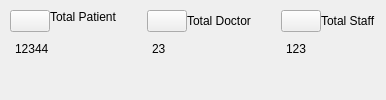
                <widget class="QWidget" name="Column1" native="true">
                 <property name="sizePolicy">
                  <sizepolicy hsizetype="Expanding" vsizetype="Preferred">
                   <horstretch>0</horstretch>
                   <verstretch>0</verstretch>
                  </sizepolicy>
                 </property>
                 <property name="maximumSize">
                  <size>
                   <width>16777215</width>
                   <height>16777215</height>
                  </size>
                 </property>
                 <layout class="QHBoxLayout" name="horizontalLayout_9">
                  <property name="spacing">
                   <number>10</number>
                  </property>
                  <property name="leftMargin">
                   <number>0</number>
                  </property>
                  <property name="topMargin">
                   <number>0</number>
                  </property>
                  <property name="rightMargin">
                   <number>0</number>
                  </property>
                  <property name="bottomMargin">
                   <number>0</number>
                  </property>
                  <item alignment="Qt::AlignTop">
                   <widget class="QWidget" name="TotalPatientCon" native="true">
                    <property name="sizePolicy">
                     <sizepolicy hsizetype="Expanding" vsizetype="Maximum">
                      <horstretch>0</horstretch>
                      <verstretch>0</verstretch>
                     </sizepolicy>
                    </property>
                    <layout class="QVBoxLayout" name="verticalLayout_9">
                     <property name="spacing">
                      <number>0</number>
                     </property>
                     <property name="leftMargin">
                      <number>10</number>
                     </property>
                     <property name="topMargin">
                      <number>10</number>
                     </property>
                     <property name="rightMargin">
                      <number>10</number>
                     </property>
                     <property name="bottomMargin">
                      <number>15</number>
                     </property>
                     <item>
                      <widget class="QWidget" name="widget_3" native="true">
                       <layout class="QHBoxLayout" name="horizontalLayout">
                        <property name="spacing">
                         <number>0</number>
                        </property>
                        <property name="leftMargin">
                         <number>0</number>
                        </property>
                        <property name="topMargin">
                         <number>0</number>
                        </property>
                        <property name="rightMargin">
                         <number>0</number>
                        </property>
                        <property name="bottomMargin">
                         <number>0</number>
                        </property>
                        <item alignment="Qt::AlignLeft">
                         <widget class="QPushButton" name="DashboardButton_3">
                          <property name="toolTip">
                           <string>View Main Dashboard</string>
                          </property>
                          <property name="styleSheet">
                           <string notr="true"/>
                          </property>
                          <property name="text">
                           <string/>
                          </property>
                          <property name="icon">
                           <iconset>
                            <normaloff>:/lucide/icons/file-user.svg</normaloff>:/lucide/icons/file-user.svg</iconset>
                          </property>
                          <property name="iconSize">
                           <size>
                            <width>35</width>
                            <height>35</height>
                           </size>
                          </property>
                         </widget>
                        </item>
                        <item>
                         <widget class="QLabel" name="TPHeader">
                          <property name="sizePolicy">
                           <sizepolicy hsizetype="Expanding" vsizetype="Preferred">
                            <horstretch>0</horstretch>
                            <verstretch>0</verstretch>
                           </sizepolicy>
                          </property>
                          <property name="text">
                           <string>Total Patient</string>
                          </property>
                          <property name="alignment">
                           <set>Qt::AlignLeading</set>
                          </property>
                          <property name="wordWrap">
                           <bool>true</bool>
                          </property>
                         </widget>
                        </item>
                       </layout>
                      </widget>
                     </item>
                     <item>
                      <widget class="QWidget" name="TPValue" native="true">
                       <layout class="QHBoxLayout" name="horizontalLayout_2">
                        <property name="spacing">
                         <number>0</number>
                        </property>
                        <property name="leftMargin">
                         <number>5</number>
                        </property>
                        <property name="topMargin">
                         <number>10</number>
                        </property>
                        <property name="rightMargin">
                         <number>0</number>
                        </property>
                        <property name="bottomMargin">
                         <number>0</number>
                        </property>
                        <item>
                         <widget class="QLabel" name="TotalPatient">
                          <property name="sizePolicy">
                           <sizepolicy hsizetype="Expanding" vsizetype="Preferred">
                            <horstretch>0</horstretch>
                            <verstretch>0</verstretch>
                           </sizepolicy>
                          </property>
                          <property name="text">
                           <string>12344</string>
                          </property>
                          <property name="alignment">
                           <set>Qt::AlignLeading</set>
                          </property>
                         </widget>
                        </item>
                       </layout>
                      </widget>
                     </item>
                     <item alignment="Qt::AlignTop">
                      <widget class="QWidget" name="TPSub" native="true">
                       <property name="sizePolicy">
                        <sizepolicy hsizetype="Minimum" vsizetype="Preferred">
                         <horstretch>0</horstretch>
                         <verstretch>0</verstretch>
                        </sizepolicy>
                       </property>
                       <layout class="QHBoxLayout" name="horizontalLayout_6">
                        <property name="spacing">
                         <number>0</number>
                        </property>
                        <property name="leftMargin">
                         <number>5</number>
                        </property>
                        <property name="topMargin">
                         <number>0</number>
                        </property>
                        <property name="rightMargin">
                         <number>0</number>
                        </property>
                        <property name="bottomMargin">
                         <number>0</number>
                        </property>
                       </layout>
                      </widget>
                     </item>
                    </layout>
                   </widget>
                  </item>
                  <item alignment="Qt::AlignTop">
                   <widget class="QWidget" name="TotalDoctorCon" native="true">
                    <property name="sizePolicy">
                     <sizepolicy hsizetype="Expanding" vsizetype="Maximum">
                      <horstretch>0</horstretch>
                      <verstretch>0</verstretch>
                     </sizepolicy>
                    </property>
                    <layout class="QVBoxLayout" name="verticalLayout_10">
                     <property name="spacing">
                      <number>0</number>
                     </property>
                     <property name="leftMargin">
                      <number>10</number>
                     </property>
                     <property name="topMargin">
                      <number>10</number>
                     </property>
                     <property name="rightMargin">
                      <number>10</number>
                     </property>
                     <property name="bottomMargin">
                      <number>15</number>
                     </property>
                     <item>
                      <widget class="QWidget" name="widget" native="true">
                       <layout class="QHBoxLayout" name="horizontalLayout_11">
                        <property name="spacing">
                         <number>0</number>
                        </property>
                        <property name="leftMargin">
                         <number>0</number>
                        </property>
                        <property name="topMargin">
                         <number>0</number>
                        </property>
                        <property name="rightMargin">
                         <number>0</number>
                        </property>
                        <property name="bottomMargin">
                         <number>0</number>
                        </property>
                        <item alignment="Qt::AlignLeft">
                         <widget class="QPushButton" name="DashboardButton_4">
                          <property name="toolTip">
                           <string>View Main Dashboard</string>
                          </property>
                          <property name="styleSheet">
                           <string notr="true"/>
                          </property>
                          <property name="text">
                           <string/>
                          </property>
                          <property name="icon">
                           <iconset>
                            <normaloff>:/lucide/icons/file-user.svg</normaloff>:/lucide/icons/file-user.svg</iconset>
                          </property>
                          <property name="iconSize">
                           <size>
                            <width>35</width>
                            <height>35</height>
                           </size>
                          </property>
                         </widget>
                        </item>
                        <item alignment="Qt::AlignVCenter">
                         <widget class="QLabel" name="TDHeader">
                          <property name="sizePolicy">
                           <sizepolicy hsizetype="Expanding" vsizetype="Expanding">
                            <horstretch>0</horstretch>
                            <verstretch>0</verstretch>
                           </sizepolicy>
                          </property>
                          <property name="text">
                           <string>Total Doctor</string>
                          </property>
                          <property name="alignment">
                           <set>Qt::AlignLeading</set>
                          </property>
                          <property name="wordWrap">
                           <bool>true</bool>
                          </property>
                         </widget>
                        </item>
                       </layout>
                      </widget>
                     </item>
                     <item>
                      <widget class="QWidget" name="TDValue" native="true">
                       <layout class="QHBoxLayout" name="horizontalLayout_8">
                        <property name="spacing">
                         <number>0</number>
                        </property>
                        <property name="leftMargin">
                         <number>5</number>
                        </property>
                        <property name="topMargin">
                         <number>10</number>
                        </property>
                        <property name="rightMargin">
                         <number>0</number>
                        </property>
                        <property name="bottomMargin">
                         <number>0</number>
                        </property>
                        <item>
                         <widget class="QLabel" name="TotalDoctor">
                          <property name="sizePolicy">
                           <sizepolicy hsizetype="Expanding" vsizetype="Preferred">
                            <horstretch>0</horstretch>
                            <verstretch>0</verstretch>
                           </sizepolicy>
                          </property>
                          <property name="text">
                           <string>23</string>
                          </property>
                          <property name="alignment">
                           <set>Qt::AlignLeading</set>
                          </property>
                         </widget>
                        </item>
                       </layout>
                      </widget>
                     </item>
                     <item alignment="Qt::AlignTop">
                      <widget class="QWidget" name="TDSub" native="true">
                       <property name="sizePolicy">
                        <sizepolicy hsizetype="Minimum" vsizetype="Preferred">
                         <horstretch>0</horstretch>
                         <verstretch>0</verstretch>
                        </sizepolicy>
                       </property>
                       <layout class="QHBoxLayout" name="horizontalLayout_10">
                        <property name="spacing">
                         <number>0</number>
                        </property>
                        <property name="leftMargin">
                         <number>5</number>
                        </property>
                        <property name="topMargin">
                         <number>0</number>
                        </property>
                        <property name="rightMargin">
                         <number>0</number>
                        </property>
                        <property name="bottomMargin">
                         <number>0</number>
                        </property>
                       </layout>
                      </widget>
                     </item>
                    </layout>
                   </widget>
                  </item>
                  <item alignment="Qt::AlignTop">
                   <widget class="QWidget" name="TotalStaffCon" native="true">
                    <property name="sizePolicy">
                     <sizepolicy hsizetype="Expanding" vsizetype="Maximum">
                      <horstretch>0</horstretch>
                      <verstretch>0</verstretch>
                     </sizepolicy>
                    </property>
                    <layout class="QVBoxLayout" name="verticalLayout_11">
                     <property name="spacing">
                      <number>0</number>
                     </property>
                     <property name="leftMargin">
                      <number>10</number>
                     </property>
                     <property name="topMargin">
                      <number>10</number>
                     </property>
                     <property name="rightMargin">
                      <number>10</number>
                     </property>
                     <property name="bottomMargin">
                      <number>15</number>
                     </property>
                     <item>
                      <widget class="QWidget" name="widget_2" native="true">
                       <layout class="QHBoxLayout" name="horizontalLayout_14">
                        <property name="spacing">
                         <number>0</number>
                        </property>
                        <property name="leftMargin">
                         <number>0</number>
                        </property>
                        <property name="topMargin">
                         <number>0</number>
                        </property>
                        <property name="rightMargin">
                         <number>0</number>
                        </property>
                        <property name="bottomMargin">
                         <number>0</number>
                        </property>
                        <item alignment="Qt::AlignLeft">
                         <widget class="QPushButton" name="DashboardButton_5">
                          <property name="toolTip">
                           <string>View Main Dashboard</string>
                          </property>
                          <property name="styleSheet">
                           <string notr="true"/>
                          </property>
                          <property name="text">
                           <string/>
                          </property>
                          <property name="icon">
                           <iconset>
                            <normaloff>:/lucide/icons/file-user.svg</normaloff>:/lucide/icons/file-user.svg</iconset>
                          </property>
                          <property name="iconSize">
                           <size>
                            <width>35</width>
                            <height>35</height>
                           </size>
                          </property>
                         </widget>
                        </item>
                        <item alignment="Qt::AlignVCenter">
                         <widget class="QLabel" name="TSHeader">
                          <property name="sizePolicy">
                           <sizepolicy hsizetype="Expanding" vsizetype="Expanding">
                            <horstretch>0</horstretch>
                            <verstretch>0</verstretch>
                           </sizepolicy>
                          </property>
                          <property name="lineWidth">
                           <number>1</number>
                          </property>
                          <property name="text">
                           <string>Total Staff</string>
                          </property>
                          <property name="scaledContents">
                           <bool>false</bool>
                          </property>
                          <property name="alignment">
                           <set>Qt::AlignLeading</set>
                          </property>
                          <property name="wordWrap">
                           <bool>true</bool>
                          </property>
                         </widget>
                        </item>
                       </layout>
                      </widget>
                     </item>
                     <item>
                      <widget class="QWidget" name="TSValue" native="true">
                       <layout class="QHBoxLayout" name="horizontalLayout_12">
                        <property name="spacing">
                         <number>0</number>
                        </property>
                        <property name="leftMargin">
                         <number>5</number>
                        </property>
                        <property name="topMargin">
                         <number>10</number>
                        </property>
                        <property name="rightMargin">
                         <number>0</number>
                        </property>
                        <property name="bottomMargin">
                         <number>0</number>
                        </property>
                        <item>
                         <widget class="QLabel" name="TotalStaff">
                          <property name="sizePolicy">
                           <sizepolicy hsizetype="Expanding" vsizetype="Preferred">
                            <horstretch>0</horstretch>
                            <verstretch>0</verstretch>
                           </sizepolicy>
                          </property>
                          <property name="text">
                           <string>123</string>
                          </property>
                          <property name="alignment">
                           <set>Qt::AlignLeading</set>
                          </property>
                         </widget>
                        </item>
                       </layout>
                      </widget>
                     </item>
                     <item alignment="Qt::AlignTop">
                      <widget class="QWidget" name="TSSub" native="true">
                       <property name="sizePolicy">
                        <sizepolicy hsizetype="Preferred" vsizetype="Minimum">
                         <horstretch>0</horstretch>
                         <verstretch>0</verstretch>
                        </sizepolicy>
                       </property>
                       <layout class="QHBoxLayout" name="horizontalLayout_13">
                        <property name="spacing">
                         <number>0</number>
                        </property>
                        <property name="leftMargin">
                         <number>5</number>
                        </property>
                        <property name="topMargin">
                         <number>0</number>
                        </property>
                        <property name="rightMargin">
                         <number>0</number>
                        </property>
                        <property name="bottomMargin">
                         <number>0</number>
                        </property>
                       </layout>
                      </widget>
                     </item>
                    </layout>
                   </widget>
                  </item>
                 </layout>
                </widget>
